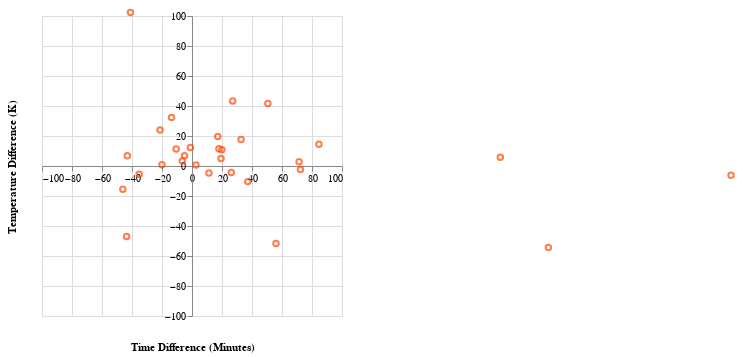

This figure's notebook cell:
### Code cell
offset = -150

chart_true_cribbed = alt.Chart(sorted_cribbed_predict).mark_point(color = 'orangered').encode(
    x = alt.X('delta time', 
              axis = alt.Axis(offset = offset, title ='Time Difference (Minutes)', titleY = 175),
              scale = alt.Scale(domain=[-100, 100])),
              
    y = alt.Y('delta temperature', 
              axis = alt.Axis(offset = offset,title ='Temperature Difference (K)',titleX = -175),
              scale = alt.Scale(domain=[-100, 100])),
    
  
)
#chart_true_cribbed.x.axis(format='%').title('percentage'),
   # alt.Y('y').axis(format='$').title('dollar amount')

chart_true_cribbed

### Figure 1 — Vega-Lite specification as saved in the notebook (floating-point values rounded to 4 significant figures)
{"config": {"view": {"continuousWidth": 300, "continuousHeight": 300}}, "data": {"name": "data-1f9776337f69ad08b48d29fa9de6523e"}, "mark": {"type": "point", "color": "orangered"}, "encoding": {"x": {"axis": {"offset": -150, "title": "Time Difference (Minutes)", "titleY": 175}, "field": "delta time", "scale": {"domain": [-100, 100]}, "type": "quantitative"}, "y": {"axis": {"offset": -150, "title": "Temperature Difference (K)", "titleX": -175}, "field": "delta temperature", "scale": {"domain": [-100, 100]}, "type": "quantitative"}}, "$schema": "https://vega.github.io/schema/vega-lite/v5.15.1.json", "datasets": {"data-1f9776337f69ad08b48d29fa9de6523e": [{"inverse_temperature": 0.0008039, "anneal_time_minutes": 5.208, "time": 182.7, "temperature": 1244.0, "test_temperature": 1243.0, "test_time": 180.0, "delta time": 2.669, "delta temperature": 0.7396, "score": 2.769}, {"inverse_temperature": 0.0008023, "anneal_time_minutes": 4.425, "time": 83.51, "temperature": 1246.0, "test_temperature": 1243.0, "test_time": 90.0, "delta time": -6.493, "delta temperature": 3.308, "score": 7.287}, {"inverse_temperature": 0.0008, "anneal_time_minutes": 4.443, "time": 85.05, "temperature": 1250.0, "test_temperature": 1243.0, "test_time": 90.0, "delta time": -4.945, "delta temperature": 6.918, "score": 8.504}, {"inverse_temperature": 0.0008075, "anneal_time_minutes": 4.618, "time": 101.3, "temperature": 1238.0, "test_temperature": 1243.0, "test_time": 90.0, "delta time": 11.28, "delta temperature": -4.722, "score": 12.23}, {"inverse_temperature": 0.0008435, "anneal_time_minutes": 5.187, "time": 178.9, "temperature": 1186.0, "test_temperature": 1173.0, "test_time": 180.0, "delta time": -1.09, "delta temperature": 12.36, "score": 12.41}, {"inverse_temperature": 0.0007223, "anneal_time_minutes": 3.901, "time": 49.45, "temperature": 1384.0, "test_temperature": 1373.0, "test_time": 60.0, "delta time": -10.55, "delta temperature": 11.26, "score": 15.43}, {"inverse_temperature": 0.0008012, "anneal_time_minutes": 4.695, "time": 109.4, "temperature": 1248.0, "test_temperature": 1243.0, "test_time": 90.0, "delta time": 19.35, "delta temperature": 5.016, "score": 19.99}, {"inverse_temperature": 0.0008038, "anneal_time_minutes": 4.248, "time": 70.0, "temperature": 1244.0, "test_temperature": 1243.0, "test_time": 90.0, "delta time": -20.0, "delta temperature": 0.9032, "score": 20.02}, {"inverse_temperature": 0.0008442, "anneal_time_minutes": 4.682, "time": 108.0, "temperature": 1185.0, "test_temperature": 1173.0, "test_time": 90.0, "delta time": 17.97, "delta temperature": 11.44, "score": 21.3}, {"inverse_temperature": 0.0007974, "anneal_time_minutes": 4.7, "time": 109.9, "temperature": 1254.0, "test_temperature": 1243.0, "test_time": 90.0, "delta time": 19.93, "delta temperature": 10.87, "score": 22.7}, {"inverse_temperature": 0.0007918, "anneal_time_minutes": 5.284, "time": 197.2, "temperature": 1263.0, "test_temperature": 1243.0, "test_time": 180.0, "delta time": 17.2, "delta temperature": 19.73, "score": 26.17}, {"inverse_temperature": 0.0008073, "anneal_time_minutes": 4.755, "time": 116.2, "temperature": 1239.0, "test_temperature": 1243.0, "test_time": 90.0, "delta time": 26.2, "delta temperature": -4.408, "score": 26.57}, {"inverse_temperature": 0.0009115, "anneal_time_minutes": 5.067, "time": 158.7, "temperature": 1097.0, "test_temperature": 1073.0, "test_time": 180.0, "delta time": -21.29, "delta temperature": 23.96, "score": 32.06}, {"inverse_temperature": 0.0007115, "anneal_time_minutes": 3.836, "time": 46.36, "temperature": 1406.0, "test_temperature": 1373.0, "test_time": 60.0, "delta time": -13.64, "delta temperature": 32.41, "score": 35.17}, {"inverse_temperature": 0.000808, "anneal_time_minutes": 4.004, "time": 54.79, "temperature": 1238.0, "test_temperature": 1243.0, "test_time": 90.0, "delta time": -35.21, "delta temperature": -5.549, "score": 35.64}, {"inverse_temperature": 0.0008398, "anneal_time_minutes": 4.81, "time": 122.7, "temperature": 1191.0, "test_temperature": 1173.0, "test_time": 90.0, "delta time": 32.71, "delta temperature": 17.63, "score": 37.16}, {"inverse_temperature": 0.0008112, "anneal_time_minutes": 4.846, "time": 127.2, "temperature": 1233.0, "test_temperature": 1243.0, "test_time": 90.0, "delta time": 37.18, "delta temperature": -10.41, "score": 38.61}, {"inverse_temperature": 0.0008001, "anneal_time_minutes": 4.919, "time": 136.9, "temperature": 1250.0, "test_temperature": 1243.0, "test_time": 180.0, "delta time": -43.09, "delta temperature": 6.758, "score": 43.62}, {"inverse_temperature": 0.0008146, "anneal_time_minutes": 3.781, "time": 43.87, "temperature": 1228.0, "test_temperature": 1243.0, "test_time": 90.0, "delta time": -46.13, "delta temperature": -15.52, "score": 48.67}, {"inverse_temperature": 0.0008957, "anneal_time_minutes": 4.763, "time": 117.1, "temperature": 1117.0, "test_temperature": 1073.0, "test_time": 90.0, "delta time": 27.1, "delta temperature": 43.36, "score": 51.13}, {"inverse_temperature": 0.000836, "anneal_time_minutes": 3.838, "time": 46.43, "temperature": 1196.0, "test_temperature": 1243.0, "test_time": 90.0, "delta time": -43.57, "delta temperature": -47.02, "score": 64.1}, {"inverse_temperature": 0.0008969, "anneal_time_minutes": 5.441, "time": 230.6, "temperature": 1115.0, "test_temperature": 1073.0, "test_time": 180.0, "delta time": 50.58, "delta temperature": 41.74, "score": 65.58}, {"inverse_temperature": 0.0008026, "anneal_time_minutes": 5.527, "time": 251.4, "temperature": 1246.0, "test_temperature": 1243.0, "test_time": 180.0, "delta time": 71.39, "delta temperature": 2.823, "score": 71.45}, {"inverse_temperature": 0.0008059, "anneal_time_minutes": 5.531, "time": 252.3, "temperature": 1241.0, "test_temperature": 1243.0, "test_time": 180.0, "delta time": 72.3, "delta temperature": -2.289, "score": 72.34}, {"inverse_temperature": 0.0008393, "anneal_time_minutes": 4.984, "time": 146.0, "temperature": 1191.0, "test_temperature": 1243.0, "test_time": 90.0, "delta time": 56.0, "delta temperature": -51.7, "score": 76.22}, {"inverse_temperature": 0.0009195, "anneal_time_minutes": 5.578, "time": 264.6, "temperature": 1088.0, "test_temperature": 1073.0, "test_time": 180.0, "delta time": 84.63, "delta temperature": 14.43, "score": 85.86}, {"inverse_temperature": 0.0008507, "anneal_time_minutes": 3.891, "time": 48.97, "temperature": 1176.0, "test_temperature": 1073.0, "test_time": 90.0, "delta time": -41.03, "delta temperature": 102.4, "score": 110.3}, {"inverse_temperature": 0.0008006, "anneal_time_minutes": 5.689, "time": 295.6, "temperature": 1249.0, "test_temperature": 1243.0, "test_time": 90.0, "delta time": 205.6, "delta temperature": 5.849, "score": 205.6}, {"inverse_temperature": 0.0008938, "anneal_time_minutes": 5.792, "time": 327.6, "temperature": 1119.0, "test_temperature": 1173.0, "test_time": 90.0, "delta time": 237.6, "delta temperature": -54.39, "score": 243.7}, {"inverse_temperature": 0.0008084, "anneal_time_minutes": 6.29, "time": 539.4, "temperature": 1237.0, "test_temperature": 1243.0, "test_time": 180.0, "delta time": 359.4, "delta temperature": -6.092, "score": 359.4}]}}
